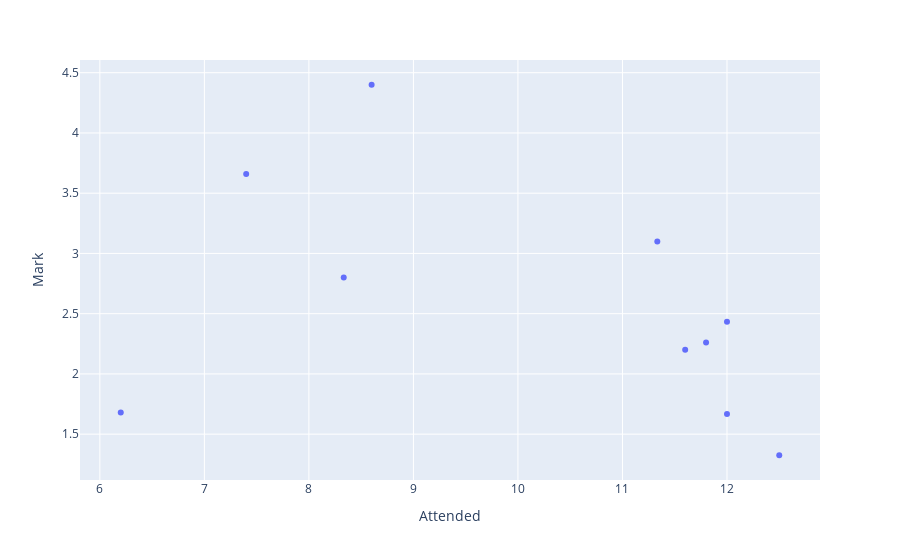

The notebook cell saved with this chart:
### Markdown cell above
#### 1.2.3 Does this correlation hold for all students? Find the answer by aggregating the examples by student and use a scatter plot afterwards.

To answer this question we need to change the dataset again.
We want to aggregate by students, who are identified by their Name in this dataset, and find out something about their values on average.
So we have to group by Name and calculate the mean() of all other columns.

To be able to interpret the plot, we also label each data point with the name of the student.

### Code cell
# group the data by student name and calculate the mean values of all other columns
#df.query("Name == 'Alex Krausche'")
df_query_mean = df.groupby(['Name']).mean()

# display the first few records to see that it worked
df_query_mean = df_query_mean.reset_index()
df_query_mean.head()

# create a scatter plot with the same axes as in the last plot, but this time from the aggregated dataset
px.scatter(df_query_mean, x="Attended", y="Mark", hover_data=["Name"])

### Figure 1 — Plotly figure (JSON) as saved in the notebook; plotly's stock layout.template omitted (floating-point values rounded to 4 significant figures)
{"data": [{"customdata": [["Alex Krausche"], ["Avid Morvita"], ["Frank Fester"], ["Mariano Selina"], ["Michaela Martke"], ["Otto Blacher"], ["Steve Queck"], ["Susanne Müller"], ["Tanja Becker"], ["Ulrich Gester"]], "hovertemplate": "Attended=%{x}<br>Mark=%{y}<br>Name=%{customdata[0]}<extra></extra>", "legendgroup": "", "marker": {"color": "#636efa", "symbol": "circle"}, "mode": "markers", "name": "", "orientation": "v", "showlegend": false, "type": "scatter", "x": [12.5, 11.33, 11.6, 6.2, 7.4, 11.8, 8.333, 12, 12, 8.6], "xaxis": "x", "y": [1.325, 3.1, 2.2, 1.68, 3.66, 2.26, 2.8, 2.433, 1.667, 4.4], "yaxis": "y"}], "layout": {"autosize": true, "legend": {"tracegroupgap": 0}, "margin": {"t": 60}, "xaxis": {"anchor": "y", "autorange": true, "domain": [0, 1], "range": [5.755, 12.94], "title": {"text": "Attended"}, "type": "linear"}, "yaxis": {"anchor": "x", "autorange": true, "domain": [0, 1], "range": [1.087, 4.638], "title": {"text": "Mark"}, "type": "linear"}}}
